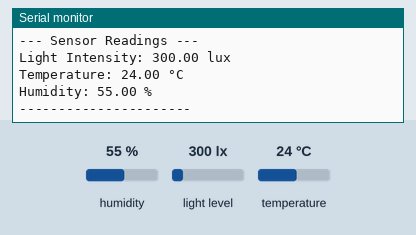
Simulated run of this sketch. Board: ESP32. On the bench: the last lines printed to the serial monitor. Wiring (inferred from the names in the program): BH1750 light sensor at I2C address 0x23. The test bench sets the inputs (shaded band); at power-on: humidity 55 %, light level 300 lx, temperature 24 °C.

Above: at 2.8 s.
2.9 s: humidity set to 22 %
At 4.5 s:
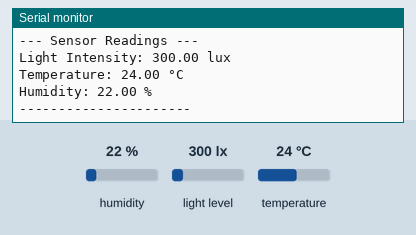
5.6 s: light level set to 40 lx
8.3 s: temperature set to 12 °C
At 10.8 s:
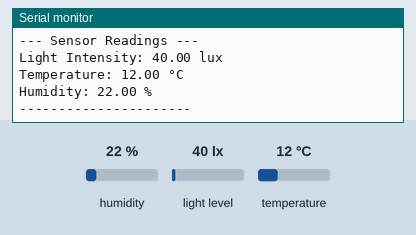
11.0 s: light level set to 500 lx
13.7 s: humidity set to 40 %
At 15.2 s:
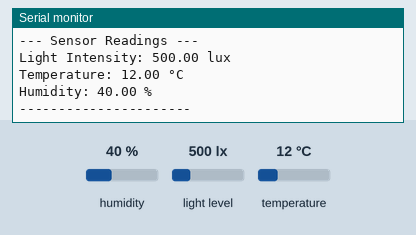
Timing chart, 0 to 16.7 s (numbered marks = the images above; inputs shaded):
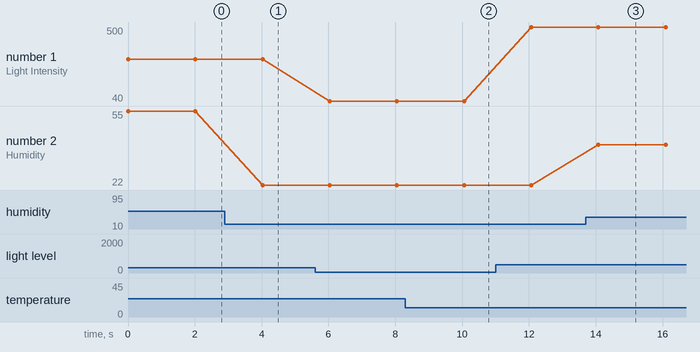

The sketch:

sketch_nov28c.ino
```cpp
#include <Wire.h>
#include <DHT.h>

// Pin Definitions
#define DHTPIN 2        // DHT22 connected to GPIO6
#define DHTTYPE DHT22   // DHT 22 sensor type

// BH1750 I2C Address
#define BH1750_ADDRESS 0x23

// Measurement Mode
#define CONTINUOUS_HIGH_RES_MODE 0x10

// Initialize DHT sensor
DHT dht(DHTPIN, DHTTYPE);

void setup() {
  // Initialize serial communication
  Serial.begin(115200);

  // Initialize I2C communication
  Wire.begin(4, 5);  // SDA on GPIO4, SCL on GPIO5 for ESP12F

  // Initialize DHT22 sensor
  dht.begin();

  // Optional: Wait for serial to connect
  while (!Serial) {
    ;
  }

  Serial.println("BH1750 Light Sensor and DHT22 Sensor Test");

  // Configure BH1750 to continuous high resolution mode
  Wire.beginTransmission(BH1750_ADDRESS);
  Wire.write(CONTINUOUS_HIGH_RES_MODE);
  Wire.endTransmission();
}

void loop() {
  // Read light intensity from BH1750
  float luxValue = readLightIntensity();

  // Read temperature and humidity from DHT22
  float temperature = dht.readTemperature();
  float humidity = dht.readHumidity();

  // Check if any reads failed and exit early (to try again)
  if (isnan(temperature) || isnan(humidity)) {
    Serial.println("Failed to read from DHT sensor!");
    delay(1000);
    return;
  }

  // Print sensor readings
  Serial.println("--- Sensor Readings ---");
  Serial.print("Light Intensity: ");
  Serial.print(luxValue);
  Serial.println(" lux");

  Serial.print("Temperature: ");
  Serial.print(temperature);
  Serial.println(" °C");

  Serial.print("Humidity: ");
  Serial.print(humidity);
  Serial.println(" %");

  Serial.println("----------------------");

  // Wait for a second before next reading
  delay(2000);
}

float readLightIntensity() {
  // Request 2 bytes of data from BH1750
  Wire.requestFrom(BH1750_ADDRESS, 2);

  // Read the light intensity
  if (Wire.available() == 2) {
    unsigned int lightLevel = Wire.read() << 8 | Wire.read();

    // Calculate lux (light intensity)
    // BH1750 returns a 16-bit value where each count is 1 lux
    return lightLevel / 1.2;
  }

  return -1; // Return -1 if reading failed
}
```

Measured:
- after the input at 2.9 s, the serial monitor: prints a new line after 1.1 s (image 1)
- after the input at 8.3 s, the serial monitor: prints a new line after 1.8 s (image 2)
- after the input at 13.7 s, the serial monitor: prints a new line after 0.38 s (image 3)
- plotted number 1: 300 → 40 after the input at 5.6 s, 40 → 500 after the input at 11.0 s
- plotted number 2: 22 → 40 after the input at 13.7 s
